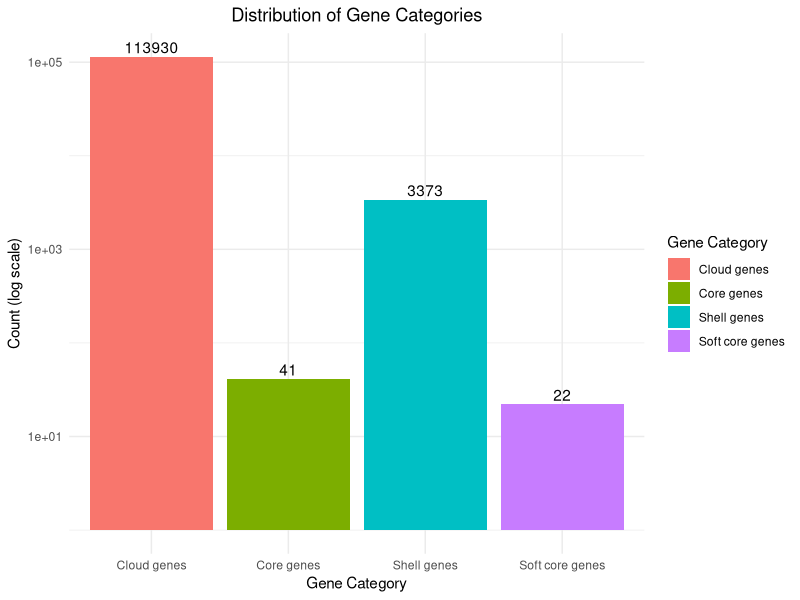

Reproduce this figure in R.
# Load necessary libraries
library(ggplot2)
library(dplyr)

# Create the data frame
gene_data <- data.frame(
  category = c("Core genes", "Soft core genes", "Shell genes", "Cloud genes"),
  count = c(41, 22, 3373, 113930)
)

# Create the bar chart with log scale and centered title
ggplot(gene_data, aes(x = category, y = count, fill = category)) +
  geom_bar(stat = "identity") +
  scale_y_log10() +
  labs(title = "Distribution of Gene Categories",
       x = "Gene Category",
       y = "Count (log scale)",
       fill = "Gene Category") +
  geom_text(aes(label = count), vjust = -0.3) +
  theme_minimal() +
  theme(plot.title = element_text(hjust = 0.5))
